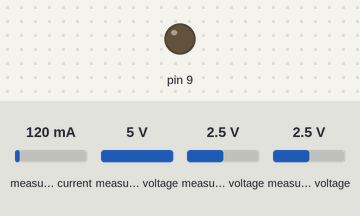
This sketch was run on a simulated Arduino Uno, built with avr-gcc and run on an emulated ATmega328P. On the bench: output pins drawn as LEDs (lit = HIGH). The test bench sets the inputs (shaded band); at power-on: measured current 120 mA, measured voltage 5 V, measured voltage 2.5 V. The local clock reads 2024-03-15 10:24:30 at power-on unless the sketch sets it; storage starts empty; what the sketch prints to the serial monitor is not drawn.

Above: at 0.05 s.
At 38.0 s:
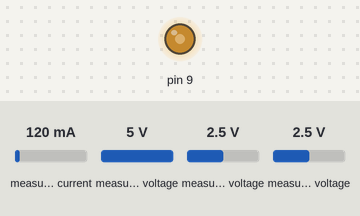
Timing chart, 0 to 49.5 s (numbered marks = the images above):
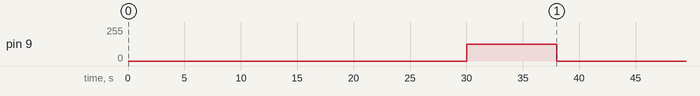

The sketch:

SF_19-10-2020.ino
```cpp
// Arduino IDE version used is 1.8.13
// All libraries required
#include <Wire.h>
#include <Adafruit_INA219.h> /* Version 1.0.9 */
#include <Adafruit_ADS1015.h> /* ADS1X15 1.1.1 Version  */
// SD card and RTC libraries
#include <SPI.h>
#include <SD.h>
#include "RTClib.h" /* Adafruit RTClib.h 1.10.0 */
RTC_DS1307 RTC;

//Heating and Data Logging Intervals
#define INTERVAL_0 60000 /* For displaying current readings once in a minute. Enter the product of 1000 milli seconds * 60 seconds * 1 minute = 60000 milli seconds*/
#define INTERVAL_1 30000 /*Waiting 15 minutes, then enter the product of 1000 milli seconds * 60 seconds * 15 minute = 900000 milli seconds*/
#define INTERVAL_2 8000UL /*Heating 8 seconds, then enter the product of 1000 milli seconds * 8 seconds = 8000 milli seconds*/
#define INTERVAL_3 100 /*Thermistor temperature logging at 1/10th of a second*/


// Global variables
const int chipSelect = 10; //save select pin from the sd shield is connected to 10
int16_t adc0, adc1; /* Thermistor readings adc0 at base and adc1 downstream */
unsigned long currentMillis, previousMillis = 0;
unsigned long time_0 = 0; /* For current readings using INA219 */
unsigned long time_3 = 0; /* For thermistors reading */
// Library calls
Adafruit_INA219 ina219; /* Current drawn details, can be removed later */
Adafruit_ADS1115 ads;  /* For the 16-bit version */
File dataFile;
DateTime now;

// Setup
void setup(void)
{
  pinMode(9, OUTPUT); /* Pin9 is the PWM pin for heating gauge */
  digitalWrite(9, LOW); /* Pin9 kept at LOW by default */
  Serial.begin(115200);
  // INA219 current and voltage measurement part
  ads.begin();
  uint32_t currentFrequency;
  if (! ina219.begin()) {
    Serial.println("Failed to find INA219 chip");
    while (1) { delay(10); }
  }
  // to use a lower 16V, 400mA range (higher precision on volts and amps as per our power supply
  ina219.setCalibration_16V_400mA();
  Serial.println("Measuring voltage and current with INA219");

  //SD card and RTC part
  Wire.begin();
  RTC.begin();
  //check or the Real Time Clock is on
  if (! RTC.isrunning()) {
    Serial.println("RTC is NOT running!");
    RTC.adjust(DateTime(__DATE__, __TIME__)); /* Sets the date and time to compilation date and time */
  }
  //setup SD card
   Serial.print("Initializing SD card...");

  // see if the SD card is present and can be initialized:
  if (!SD.begin(chipSelect)) {
    Serial.println("Card failed, or not present");
    return; /* halt the program */
  }
  Serial.println("card initialised.");
    now = RTC.now();
    dataFile = SD.open("datalog.txt", FILE_WRITE);
    dataFile.print("Start logging on: ");
    dataFile.print(now.year(),DEC);
    dataFile.print('/');
    dataFile.print(now.month(),DEC);
    dataFile.print('/');
    dataFile.print(now.day(),DEC);
    dataFile.println(" ");
    dataFile.println("base, dstream, time");
    dataFile.close();

}

// Loop
void loop(void)
{
  // INA 219 current measurement
  float shuntvoltage = 0;
  float busvoltage = 0;
  float current_mA = 0;
  float loadvoltage = 0;
  float power_mW = 0;

  shuntvoltage = ina219.getShuntVoltage_mV();
  busvoltage = ina219.getBusVoltage_V();
  current_mA = ina219.getCurrent_mA();
  power_mW = ina219.getPower_mW();
  loadvoltage = busvoltage + (shuntvoltage / 1000);
  if(millis() > time_0 + INTERVAL_0){
    time_0 = millis();
    Serial.print("Bus Voltage:   "); Serial.print(busvoltage); Serial.println(" V");
    Serial.print("Shunt Voltage: "); Serial.print(shuntvoltage); Serial.println(" mV");
    Serial.print("Load Voltage:  "); Serial.print(loadvoltage); Serial.println(" V");
    Serial.print("Current:       "); Serial.print(current_mA); Serial.println(" mA");
    Serial.print("Power:         "); Serial.print(power_mW); Serial.println(" mW");
    Serial.println("");
  }

  // Heater gauge
  currentMillis = millis();
  // For heater gauge on for 8 seconds at 50% duty cycle
  if(currentMillis - previousMillis >= INTERVAL_1){
    analogWrite(9, 127); /* 127/226 is 50% duty cycle, change the PWM as per requirement */
  }
  // For heater gauge waiting duration 15 mins, use shorter cycles for testing the code
  if(currentMillis - previousMillis >= (INTERVAL_1 + INTERVAL_2)){
    digitalWrite(9, LOW); /* Heating gauge set to low*/
    previousMillis = currentMillis;/* Resetting the clock */
  }

  float multiplier = 0.1875F; /* ADS1115  @ +/- 6.144V gain (16-bit results) */
  adc0 = ads.readADC_SingleEnded(0);        // read single AIN0 near the heating gauge
  adc1 = ads.readADC_SingleEnded(1);        // read single AIN1 downstream in the stem
  float base = adc0 * multiplier;
  float dstream = adc1 * multiplier;

  if(millis() > time_3 + INTERVAL_3){
      time_3 = millis();
      Serial.print("A0: ");
      Serial.print(base); Serial.print("mV   ");
      Serial.println();
      Serial.print("A1: ");
      Serial.print(dstream); Serial.print("mV ");
      Serial.println();
      // Data Logging Part
      // Read the time from onboard RTC
      now = RTC.now();

      // Open file to log data in.
      dataFile = SD.open("datalog.txt", FILE_WRITE);
      if (dataFile) {
        dataFile.print(now.hour(),DEC);
        dataFile.print(":");
        dataFile.print(now.minute(),DEC);
        dataFile.print(":");
        dataFile.println(now.second(),DEC);
        dataFile.print(base);
        dataFile.print(",");
        dataFile.print(dstream);
        dataFile.print(",");
        dataFile.close();
        Serial.println(base);
        Serial.println(dstream);
        Serial.println("data stored");
        }
        // if the file isn't open, pop up an error
      else {
      Serial.println("error opening datalog.txt");
      }
      }
}

//Sketch uses 20062 bytes (62%) of program storage space. Maximum is 32256 bytes.
//Global variables use 1503 bytes (73%) of dynamic memory, leaving 545 bytes for local variables. Maximum is 2048 bytes.
```

Measured:
- by itself, pin 9: alternates 127/255 for 8.0 s and 0/255 for 30.0 s
